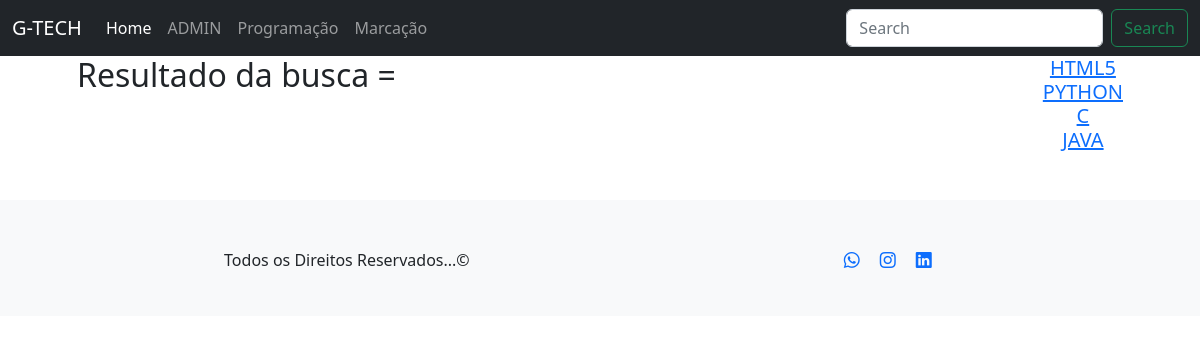
/Projeto_BLOG-main/buscar.php, run on an earlier commit of the app's database.
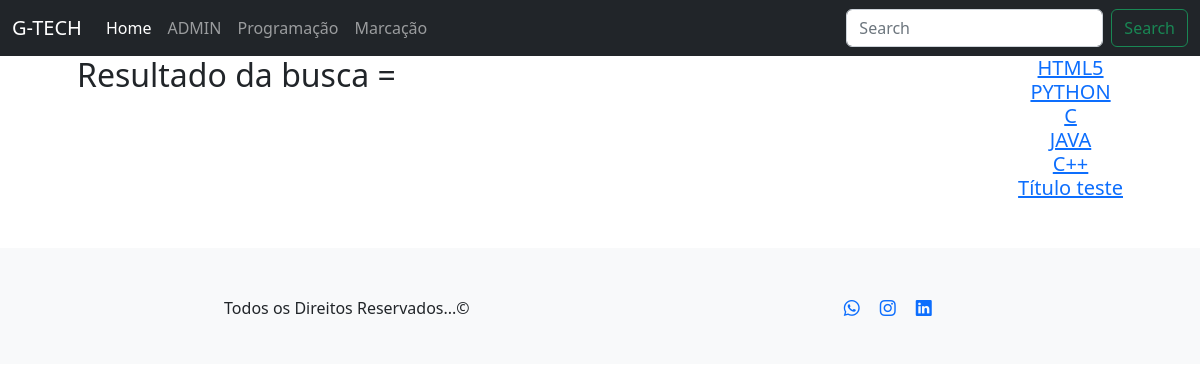
And on a later commit of the database.
### tables this page shows
CREATE TABLE `post` (
  `id` int(11) NOT NULL,
  `idCategory` int(11) NOT NULL,
  `title` varchar(30) NOT NULL,
  `category` varchar(30) NOT NULL,
  `description` mediumtext DEFAULT NULL,
  `data` date DEFAULT NULL,
  `image` varchar(150) NOT NULL,
  `news` longtext NOT NULL
);

### Projeto_BLOG-main/buscar.php (the view, shortened to what this page needs)
<?php
include "nav.php";
$buscar = $_POST['buscar'];
$stmt = $conectar->prepare("SELECT * FROM post WHERE title LIKE '%$buscar%'");
$stmt->execute();
$search = $stmt->fetchAll();
?>
<div class="container">
    <div>
        <h2>Resultado da busca =</h2>
    </div>
    <div>
        <?php foreach($search as $key => $value): ?>
		<h5 class="card-title">
		<a href="viewPost.php?id=<?= $value["id"] ?>">
			<?= $value["title"] ?>
		</a>
		</h5>
	<?php endforeach; ?>
    </div>
</div>
<?php
include "footer.php";
?>

What changed in the data, as far as the page shows it:
added post: title "C++"
added post: title "Título teste"
